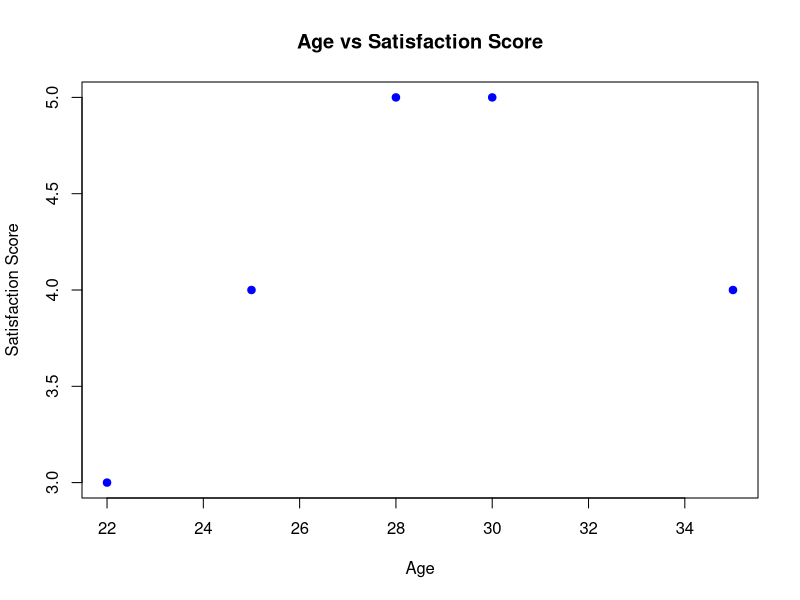

Write the R code that produced this figure.
# Sample Data
age <- c(25, 30, 22, 35, 28)
score <- c(4, 5, 3, 4, 5)


plot(age, score,
     main = "Age vs Satisfaction Score",
     xlab = "Age",
     ylab = "Satisfaction Score",
     pch = 19,
     col = "blue")
